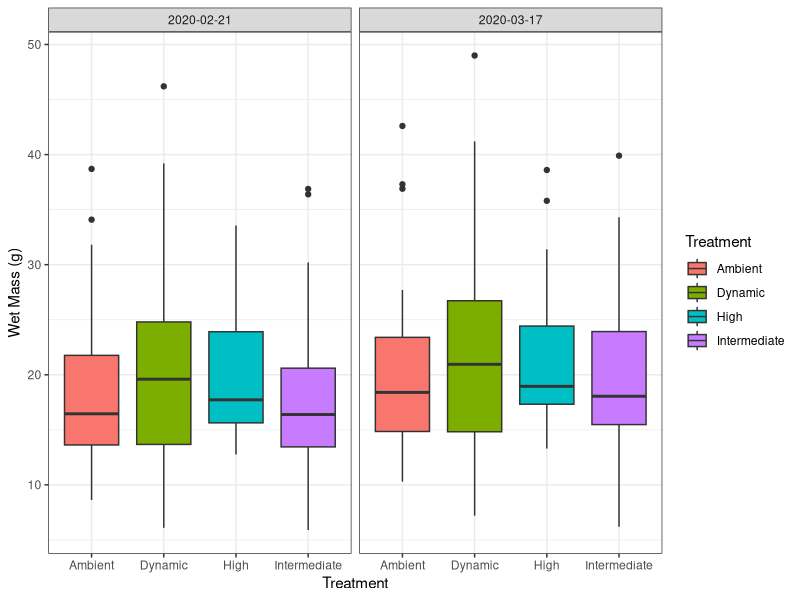
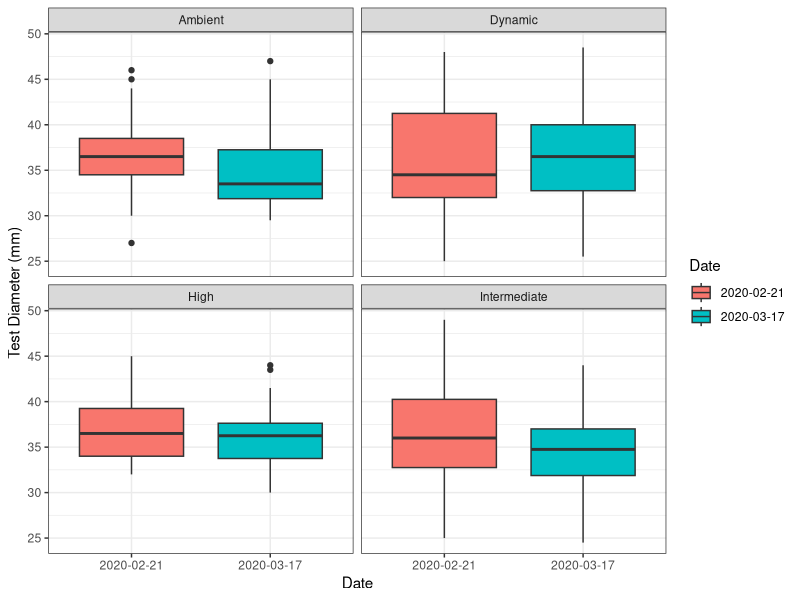
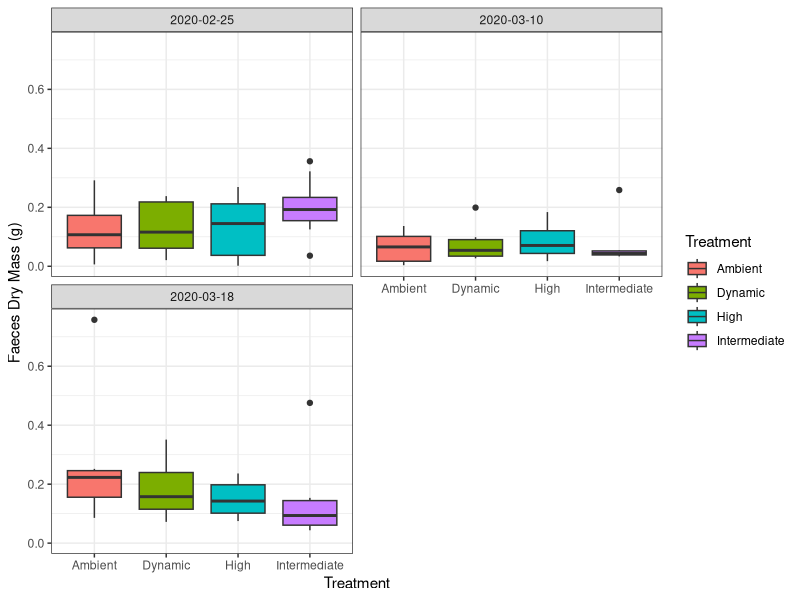
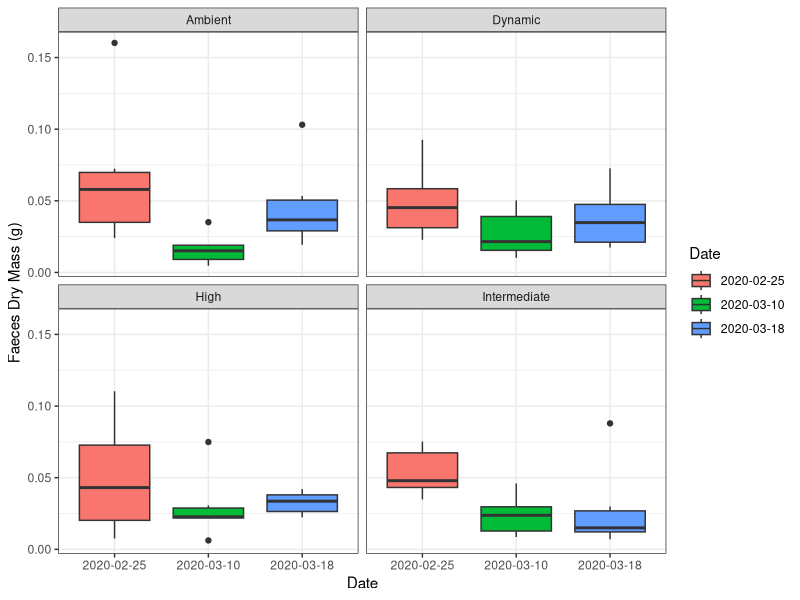

Reproduce these figures in R, in order.
#Data exploration with the urchin data from the Marna mesocosm community experiment
  #Carolyn Prentice - April 2020

library(ggplot2)
library(dplyr)

#First I will read in the 3 csv files

rates<-read.csv("urchin_assimilation_rates.csv", header=TRUE)
bio<-read.csv("urchin_biometrics.csv", header=TRUE)
bio2<-read.csv("urchin_initial_biosampling.csv", header=TRUE)

#'rates' is the assimilation rate estimates from faecal pellet sampling
#'bio' is the urchin biometrics from the experiment urchins at the start and end of experiment
#'bio2' is the urchin biometrics from the 30 urchins initally sampled and sacrificed


#Plotting urchin wet mass from the initial and final sampling

wet_mass<-ggplot(bio, aes(x=Treatment, y=Wet_Mass_g, fill=Treatment)) + 
  geom_boxplot() 

wet_mass + labs(y="Wet Mass (g)") +
  theme_bw() +
  facet_wrap(~Date, ncol=2)  +
  scale_color_brewer(palette="Dark2")

#Plotting urchin test diameter from the initial and final sampling

test_d<-ggplot(bio, aes(x=Date, y=Test_Diameter_mm, fill=Date)) + 
  geom_boxplot()

test_d + labs(y="Test Diameter (mm)") +
  theme_bw() +
  facet_wrap(~Treatment, ncol=2)  +
  scale_color_brewer(palette="Dark2")


#Filter data to look only at the end time point

dplyr::tbl_df(bio)

dplyr::glimpse(bio)

bio %>%
  group_by(Treatment) %>%
  summarise(avg = mean(Test_Height_mm)) %>%
  arrange(avg)

bio_end<-dplyr::filter(bio, Date == "2020-03-17")

#Exploring assimilation rates data

#Urchin Faeces Dry Mass by Date and Treatment
rate_plot<-ggplot(rates, aes(x=Treatment, y=Total_faeces_dry_mass_g, fill=Treatment)) + 
  geom_boxplot(notch=FALSE)

rate_plot + labs(y="Faeces Dry Mass (g)") +
  theme_bw() +
  facet_wrap(~Date, ncol=2)  +
  scale_color_brewer(palette="Dark2")


#Ash-Free Dry Weight by Date and Treatment

afdw_plot<-ggplot(rates, aes(x=Date, y=AFDW_mass_g, fill=Date)) + 
  geom_boxplot(notch=FALSE)

afdw_plot + labs(y="Faeces Dry Mass (g)") +
  theme_bw() +
  facet_wrap(~Treatment, ncol=2)  +
  scale_color_brewer(palette="Dark2")

